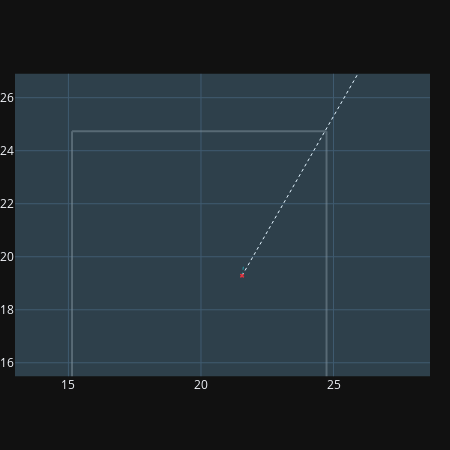
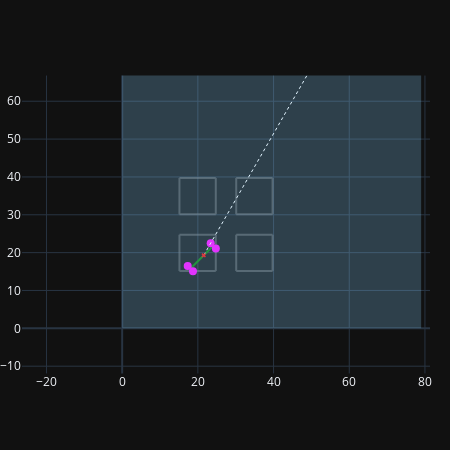
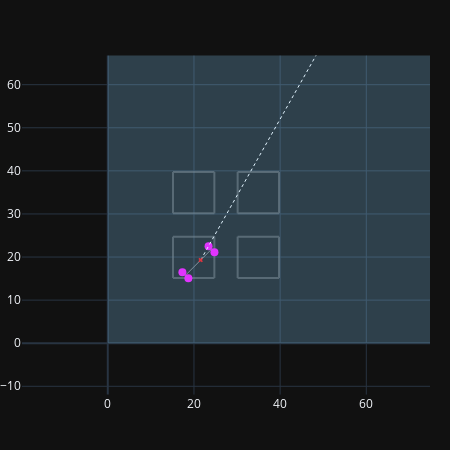
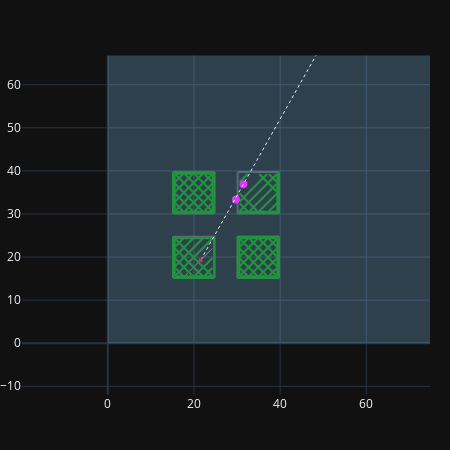

The notebook cell these images were saved under, in order:
### Code cell
t.layer_steps[22].plot(prev_layer=g.layers[21])

### Figure 1 — Plotly figure (JSON) as saved in the notebook; plotly's stock layout.template omitted (floating-point values rounded to 4 significant figures)
{"data": [{"line": {"color": "gray"}, "mode": "lines", "name": "Ex[5686] ; [5686] type:wall-outer", "opacity": 0.5, "type": "scatter", "x": [24.74, 24.74, null, 24.74, 15.14, null, 15.14, 15.14, null, 15.14, 24.74, null], "y": [24.73, 15.13, null, 15.13, 15.13, null, 15.13, 24.73, null, 24.73, 24.73, null]}, {"line": {"color": "gray"}, "mode": "lines", "name": "Ex[5744] ; [5744] type:wall-outer", "opacity": 0.5, "type": "scatter", "x": [39.74, 39.74, null, 39.74, 30.14, null, 30.14, 30.14, null, 30.14, 39.74, null], "y": [24.73, 15.13, null, 15.13, 15.13, null, 15.13, 24.73, null, 24.73, 24.73, null]}, {"line": {"color": "gray"}, "mode": "lines", "name": "Ex[5802] ; [5802] type:wall-outer", "opacity": 0.5, "type": "scatter", "x": [39.74, 39.74, null, 39.74, 30.14, null, 30.14, 30.14, null, 30.14, 39.74, null], "y": [39.73, 30.13, null, 30.13, 30.13, null, 30.13, 39.73, null, 39.73, 39.73, null]}, {"line": {"color": "gray"}, "mode": "lines", "name": "Ex[5860] ; [5860] type:wall-outer", "opacity": 0.5, "type": "scatter", "x": [24.74, 24.74, null, 24.74, 15.14, null, 15.14, 15.14, null, 15.14, 24.74, null], "y": [39.73, 30.13, null, 30.13, 30.13, null, 30.13, 39.73, null, 39.73, 39.73, null]}, {"line": {"color": "cyan", "dash": "dot", "width": 0.5}, "mode": "lines", "type": "scatter", "x": [21.55, 21.6, null], "y": [19.29, 19.63, null]}, {"line": {"color": "green", "width": 2}, "mode": "lines", "name": "gc_segs", "type": "scatter", "x": [], "y": []}, {"line": {"color": "white", "dash": "dot", "width": 1}, "mode": "lines", "name": "thread", "type": "scatter", "x": [21.55, 74.74, null], "y": [19.29, 112.0, null]}, {"marker": {"color": "red", "size": 4, "symbol": "x"}, "mode": "markers", "name": "anchor", "type": "scatter", "x": [21.55], "y": [19.29]}], "layout": {"height": 450, "margin": {"b": 0, "l": 0, "pad": 0, "r": 20, "t": 0}, "shapes": [{"fillcolor": "LightSkyBlue", "line": {"color": "rgba(0, 0, 0, 0)"}, "name": "bed", "opacity": 0.25, "type": "rect", "x0": 0, "x1": 79, "xref": "x", "y0": 0, "y1": 220, "yref": "y"}, {"line": {"color": "white", "width": 10}, "name": "ring", "opacity": 0.25, "type": "circle", "x0": -56.5, "x1": 128.5, "xref": "x", "y0": -64.5, "y1": 120.5, "yref": "y"}, {"line": {"color": "blue", "width": 4}, "name": "indicator", "type": "line", "x0": 72.65, "x1": 76.84, "xref": "x", "y0": 107.5, "y1": 116.5, "yref": "y"}], "showlegend": false, "width": 450, "xaxis": {"autorange": false, "domain": [0, 1], "range": [13.57, 28.05], "type": "linear"}, "yaxis": {"autorange": false, "constrain": "domain", "domain": [0.1389, 0.8611], "range": [15.49, 26.91], "scaleanchor": "x", "scaleratio": 1, "type": "linear"}}}

### Figure 2 — Plotly figure (JSON) as saved in the notebook; plotly's stock layout.template omitted (floating-point values rounded to 4 significant figures)
{"data": [{"line": {"color": "gray"}, "mode": "lines", "name": "Ex[5686] ; [5686] type:wall-outer", "opacity": 0.5, "type": "scatter", "x": [24.74, 24.74, null, 24.74, 15.14, null, 15.14, 15.14, null, 15.14, 24.74, null], "y": [24.73, 15.13, null, 15.13, 15.13, null, 15.13, 24.73, null, 24.73, 24.73, null]}, {"line": {"color": "gray"}, "mode": "lines", "name": "Ex[5744] ; [5744] type:wall-outer", "opacity": 0.5, "type": "scatter", "x": [39.74, 39.74, null, 39.74, 30.14, null, 30.14, 30.14, null, 30.14, 39.74, null], "y": [24.73, 15.13, null, 15.13, 15.13, null, 15.13, 24.73, null, 24.73, 24.73, null]}, {"line": {"color": "gray"}, "mode": "lines", "name": "Ex[5802] ; [5802] type:wall-outer", "opacity": 0.5, "type": "scatter", "x": [39.74, 39.74, null, 39.74, 30.14, null, 30.14, 30.14, null, 30.14, 39.74, null], "y": [39.73, 30.13, null, 30.13, 30.13, null, 30.13, 39.73, null, 39.73, 39.73, null]}, {"line": {"color": "gray"}, "mode": "lines", "name": "Ex[5860] ; [5860] type:wall-outer", "opacity": 0.5, "type": "scatter", "x": [24.74, 24.74, null, 24.74, 15.14, null, 15.14, 15.14, null, 15.14, 24.74, null], "y": [39.73, 30.13, null, 30.13, 30.13, null, 30.13, 39.73, null, 39.73, 39.73, null]}, {"line": {"color": "cyan", "dash": "dot", "width": 0.5}, "mode": "lines", "type": "scatter", "x": [21.55, 21.6, null], "y": [19.29, 19.63, null]}, {"line": {"color": "gray", "width": 1}, "mode": "lines", "name": "gc_segs", "type": "scatter", "x": [], "y": []}, {"line": {"color": "green", "width": 2}, "mode": "lines", "name": "gc_segs", "type": "scatter", "x": [17.88, 24.25, null], "y": [15.61, 21.99, null]}, {"marker": {"color": "magenta", "size": 8, "symbol": "circle"}, "mode": "markers", "type": "scatter", "x": [23.39, 17.32, 18.71, 24.75], "y": [22.49, 16.44, 15.06, 21.12]}, {"line": {"color": "white", "dash": "dot", "width": 1}, "mode": "lines", "name": "thread", "type": "scatter", "x": [21.55, 74.74, null], "y": [19.29, 112.0, null]}, {"marker": {"color": "red", "size": 4, "symbol": "x"}, "mode": "markers", "name": "anchor", "type": "scatter", "x": [21.55], "y": [19.29]}], "layout": {"height": 450, "margin": {"b": 0, "l": 0, "pad": 0, "r": 20, "t": 0}, "shapes": [{"fillcolor": "LightSkyBlue", "line": {"color": "rgba(0, 0, 0, 0)"}, "name": "bed", "opacity": 0.25, "type": "rect", "x0": 0, "x1": 79, "xref": "x", "y0": 0, "y1": 220, "yref": "y"}, {"line": {"color": "white", "width": 10}, "name": "ring", "opacity": 0.25, "type": "circle", "x0": -56.5, "x1": 128.5, "xref": "x", "y0": -64.5, "y1": 120.5, "yref": "y"}, {"line": {"color": "blue", "width": 4}, "name": "indicator", "type": "line", "x0": 72.65, "x1": 76.84, "xref": "x", "y0": 107.5, "y1": 116.5, "yref": "y"}], "showlegend": false, "width": 450, "xaxis": {"domain": [0, 1], "range": [-20.38, 75.25], "type": "linear"}, "yaxis": {"constrain": "domain", "domain": [0.1323, 0.8677], "range": [-11.93, 66.79], "scaleanchor": "x", "scaleratio": 1, "type": "linear"}}}

### Figure 3 — Plotly figure (JSON) as saved in the notebook; plotly's stock layout.template omitted (floating-point values rounded to 4 significant figures)
{"data": [{"line": {"color": "gray"}, "mode": "lines", "name": "Ex[5686] ; [5686] type:wall-outer", "opacity": 0.5, "type": "scatter", "x": [24.74, 24.74, null, 24.74, 15.14, null, 15.14, 15.14, null, 15.14, 24.74, null], "y": [24.73, 15.13, null, 15.13, 15.13, null, 15.13, 24.73, null, 24.73, 24.73, null]}, {"line": {"color": "gray"}, "mode": "lines", "name": "Ex[5744] ; [5744] type:wall-outer", "opacity": 0.5, "type": "scatter", "x": [39.74, 39.74, null, 39.74, 30.14, null, 30.14, 30.14, null, 30.14, 39.74, null], "y": [24.73, 15.13, null, 15.13, 15.13, null, 15.13, 24.73, null, 24.73, 24.73, null]}, {"line": {"color": "gray"}, "mode": "lines", "name": "Ex[5802] ; [5802] type:wall-outer", "opacity": 0.5, "type": "scatter", "x": [39.74, 39.74, null, 39.74, 30.14, null, 30.14, 30.14, null, 30.14, 39.74, null], "y": [39.73, 30.13, null, 30.13, 30.13, null, 30.13, 39.73, null, 39.73, 39.73, null]}, {"line": {"color": "gray"}, "mode": "lines", "name": "Ex[5860] ; [5860] type:wall-outer", "opacity": 0.5, "type": "scatter", "x": [24.74, 24.74, null, 24.74, 15.14, null, 15.14, 15.14, null, 15.14, 24.74, null], "y": [39.73, 30.13, null, 30.13, 30.13, null, 30.13, 39.73, null, 39.73, 39.73, null]}, {"line": {"color": "cyan", "dash": "dot", "width": 0.5}, "mode": "lines", "type": "scatter", "x": [21.55, 21.6, null], "y": [19.29, 19.63, null]}, {"line": {"color": "gray", "width": 1}, "mode": "lines", "name": "gc_segs", "type": "scatter", "x": [17.88, 24.25, null], "y": [15.61, 21.99, null]}, {"line": {"color": "green", "width": 2}, "mode": "lines", "name": "gc_segs", "type": "scatter", "x": [], "y": []}, {"marker": {"color": "magenta", "size": 8, "symbol": "circle"}, "mode": "markers", "type": "scatter", "x": [23.39, 17.32, 18.71, 24.75], "y": [22.49, 16.44, 15.06, 21.12]}, {"line": {"color": "white", "dash": "dot", "width": 1}, "mode": "lines", "name": "thread", "type": "scatter", "x": [21.55, 74.0, null], "y": [19.29, 112.3, null]}, {"marker": {"color": "red", "size": 4, "symbol": "x"}, "mode": "markers", "name": "anchor", "type": "scatter", "x": [21.55], "y": [19.29]}], "layout": {"height": 450, "margin": {"b": 0, "l": 0, "pad": 0, "r": 20, "t": 0}, "shapes": [{"fillcolor": "LightSkyBlue", "line": {"color": "rgba(0, 0, 0, 0)"}, "name": "bed", "opacity": 0.25, "type": "rect", "x0": 0, "x1": 79, "xref": "x", "y0": 0, "y1": 220, "yref": "y"}, {"line": {"color": "white", "width": 10}, "name": "ring", "opacity": 0.25, "type": "circle", "x0": -56.5, "x1": 128.5, "xref": "x", "y0": -64.5, "y1": 120.5, "yref": "y"}, {"line": {"color": "blue", "width": 4}, "name": "indicator", "type": "line", "x0": 71.95, "x1": 76.06, "xref": "x", "y0": 107.8, "y1": 116.9, "yref": "y"}], "showlegend": false, "width": 450, "xaxis": {"domain": [0, 1], "range": [-14.56, 69.43], "type": "linear"}, "yaxis": {"constrain": "domain", "domain": [0.08138, 0.9186], "range": [-11.93, 66.79], "scaleanchor": "x", "scaleratio": 1, "type": "linear"}}}

### Figure 4 — Plotly figure (JSON) as saved in the notebook; plotly's stock layout.template omitted (floating-point values rounded to 4 significant figures; data arrays with more than 128 entries replaced by an {"elided": "..."} marker saying what was removed)
{"data": [{"line": {"color": "gray"}, "mode": "lines", "name": "Ex[5686] ; [5686] type:wall-outer", "opacity": 0.5, "type": "scatter", "x": [24.74, 24.74, null, 24.74, 15.14, null, 15.14, 15.14, null, 15.14, 24.74, null], "y": [24.73, 15.13, null, 15.13, 15.13, null, 15.13, 24.73, null, 24.73, 24.73, null]}, {"line": {"color": "gray"}, "mode": "lines", "name": "Ex[5744] ; [5744] type:wall-outer", "opacity": 0.5, "type": "scatter", "x": [39.74, 39.74, null, 39.74, 30.14, null, 30.14, 30.14, null, 30.14, 39.74, null], "y": [24.73, 15.13, null, 15.13, 15.13, null, 15.13, 24.73, null, 24.73, 24.73, null]}, {"line": {"color": "gray"}, "mode": "lines", "name": "Ex[5802] ; [5802] type:wall-outer", "opacity": 0.5, "type": "scatter", "x": [39.74, 39.74, null, 39.74, 30.14, null, 30.14, 30.14, null, 30.14, 39.74, null], "y": [39.73, 30.13, null, 30.13, 30.13, null, 30.13, 39.73, null, 39.73, 39.73, null]}, {"line": {"color": "gray"}, "mode": "lines", "name": "Ex[5860] ; [5860] type:wall-outer", "opacity": 0.5, "type": "scatter", "x": [24.74, 24.74, null, 24.74, 15.14, null, 15.14, 15.14, null, 15.14, 24.74, null], "y": [39.73, 30.13, null, 30.13, 30.13, null, 30.13, 39.73, null, 39.73, 39.73, null]}, {"line": {"color": "cyan", "dash": "dot", "width": 0.5}, "mode": "lines", "type": "scatter", "x": [21.55, 21.6, null], "y": [19.29, 19.63, null]}, {"line": {"color": "gray", "width": 1}, "mode": "lines", "name": "gc_segs", "type": "scatter", "x": [17.88, 24.25, null], "y": [15.61, 21.99, null]}, {"line": {"color": "green", "width": 2}, "mode": "lines", "name": "gc_segs", "type": "scatter", "x": {"elided": "222 float values"}, "y": {"elided": "222 float values"}}, {"marker": {"color": "magenta", "size": 8, "symbol": "circle"}, "mode": "markers", "type": "scatter", "x": [31.49, 29.75], "y": [36.91, 33.38]}, {"line": {"color": "white", "dash": "dot", "width": 1}, "mode": "lines", "name": "thread", "type": "scatter", "x": [21.55, 74.0, null], "y": [19.29, 112.3, null]}, {"marker": {"color": "red", "size": 4, "symbol": "x"}, "mode": "markers", "name": "anchor", "type": "scatter", "x": [21.55], "y": [19.29]}], "layout": {"height": 450, "margin": {"b": 0, "l": 0, "pad": 0, "r": 20, "t": 0}, "shapes": [{"fillcolor": "LightSkyBlue", "line": {"color": "rgba(0, 0, 0, 0)"}, "name": "bed", "opacity": 0.25, "type": "rect", "x0": 0, "x1": 79, "xref": "x", "y0": 0, "y1": 220, "yref": "y"}, {"line": {"color": "white", "width": 10}, "name": "ring", "opacity": 0.25, "type": "circle", "x0": -56.5, "x1": 128.5, "xref": "x", "y0": -64.5, "y1": 120.5, "yref": "y"}, {"line": {"color": "blue", "width": 4}, "name": "indicator", "type": "line", "x0": 71.95, "x1": 76.06, "xref": "x", "y0": 107.8, "y1": 116.9, "yref": "y"}], "showlegend": false, "width": 450, "xaxis": {"domain": [0, 1], "range": [-14.56, 69.43], "type": "linear"}, "yaxis": {"constrain": "domain", "domain": [0.08138, 0.9186], "range": [-11.93, 66.79], "scaleanchor": "x", "scaleratio": 1, "type": "linear"}}}
